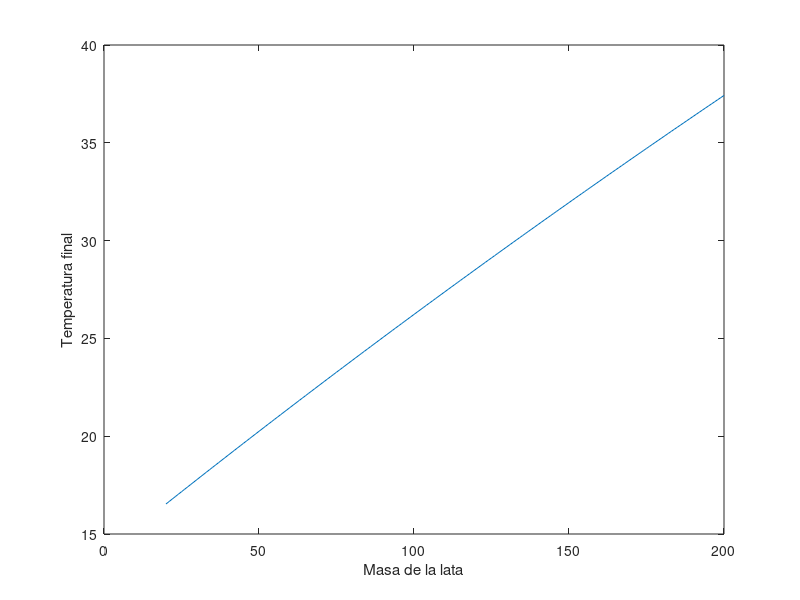
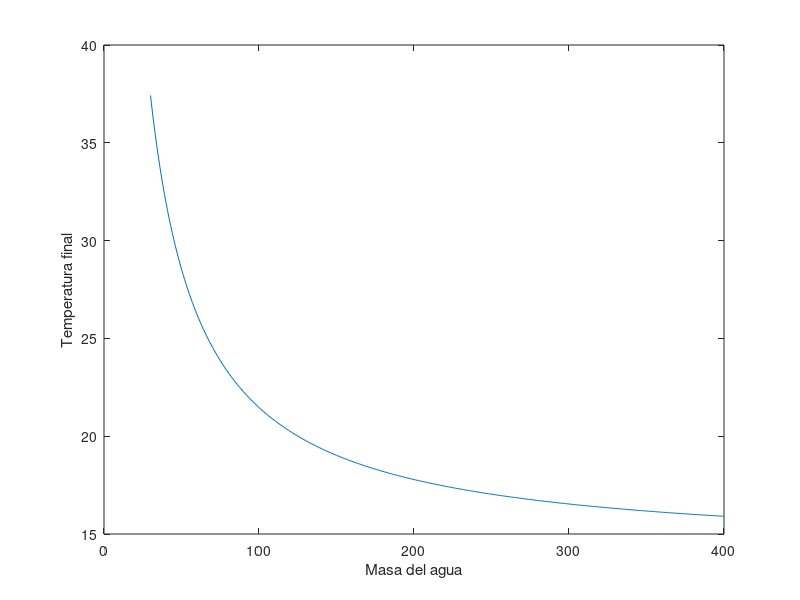

MATLAB code to generate these figures, in order:
clc
close all
clear all

abs_heat_1 = 0.092;
H20_mass = 200;
abs_heat_2 = 1;


ml = 20:200;
T=(292*ml*abs_heat_1+(14*H20_mass*abs_heat_2))./(H20_mass*abs_heat_2+ml*abs_heat_1);

plot(ml, T)
xlabel('Masa de la lata')
ylabel('Temperatura final')

ml=30;
ma=30:400;
T=(292*ml*abs_heat_1+(14*ma*abs_heat_2))./(ma*abs_heat_2+ml*abs_heat_1);

figure (2)
plot(ma,T)
xlabel('Masa del agua')
ylabel('Temperatura final')
